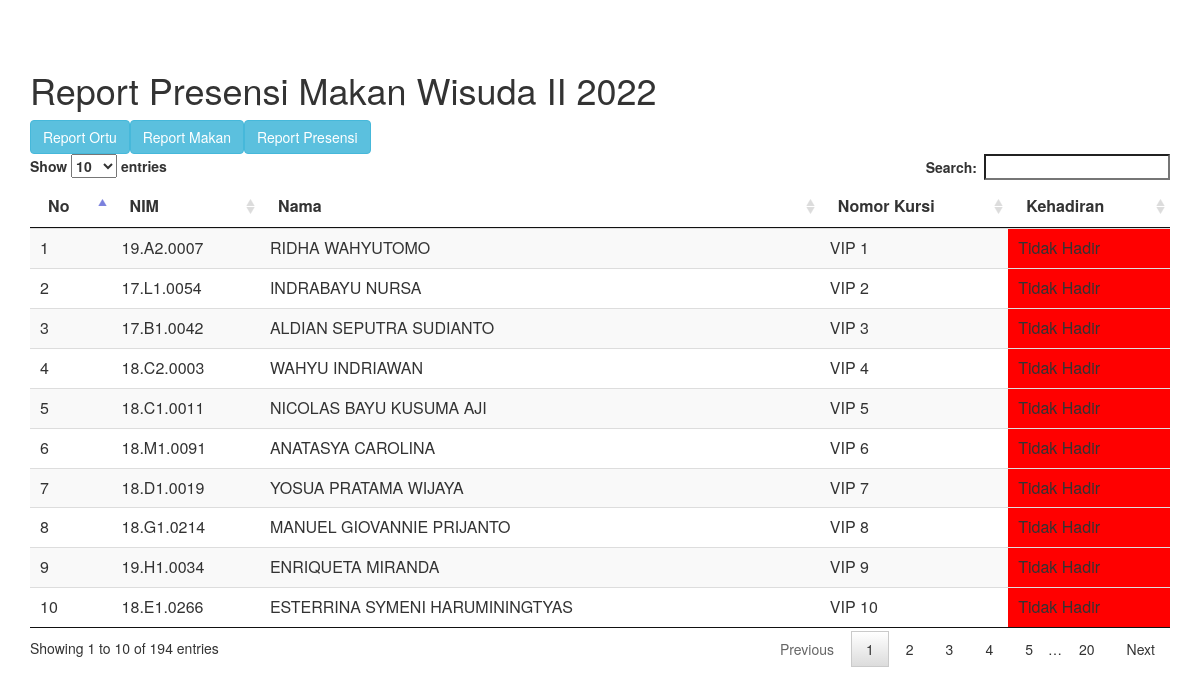
Page /report_makan.php on the committed database.
### tables this page shows
CREATE TABLE `t_wisudawan` (
  `id` int(255) NOT NULL,
  `nama` varchar(255) NOT NULL,
  `nim` varchar(255) NOT NULL,
  `nomorkursi` varchar(255) NOT NULL,
  `prodi` varchar(255) NOT NULL,
  `fakultas` varchar(255) NOT NULL,
  `kodeunik` varchar(255) NOT NULL,
  `undangan_1` varchar(255) NOT NULL,
  `undangan_2` varchar(255) NOT NULL
);

### report_makan.php (the view, shortened to what this page needs)
<link rel="stylesheet" href="css/my/bootstrap.min.css">
<link rel="stylesheet" href="css/my/jquery.dataTables.min.css"></style>
<?php
include 'conn.php';
$sql = "SELECT t_wisudawan.nim, t_wisudawan.nama, t_wisudawan.nomorkursi, t_makan.timestamp FROM t_wisudawan LEFT JOIN t_makan ON t_wisudawan.nim = t_makan.nim ORDER BY t_wisudawan.id ASC";
$query = mysqli_query($conn, $sql);
echo "<div class='container' style='margin-top:50px;'>";
echo "<h1>Report Presensi Makan Wisuda II 2022</h1>";
echo "<a href='report_ortu.php' class='btn btn-info'>Report Ortu</a>";
echo "<a href='report_makan.php' class='btn btn-info'>Report Makan</a>";
echo "<a href='report.php' class='btn btn-info'>Report Presensi</a>";
echo "<table id='table_result' class='table table-striped' style='background:white'>";
echo "<thead>";
echo "<tr>";
echo "<th>No</th>";
echo "<th>NIM</th>";
echo "<th>Nama</th>";
echo "<th>Nomor Kursi</th>";
echo "<th>Kehadiran</th>";
echo "</tr>";
echo "</thead>";
echo "<tbody>";
$i=0;
while ($row = mysqli_fetch_array($query)) {
	$i++;
	echo "<tr>";
	echo "<td>".$i."</td>";
	echo "<td>".$row['nim']."</td>";
	echo "<td>".$row['nama']."</td>";
	echo "<td>".$row['nomorkursi']."</td>";
	if(is_null($row['timestamp']))
	{
		echo "<td style='background:red;'>Tidak Hadir</td>";
	}
	else
	{
		echo "<td style='background:green;''>Hadir</td>";
	}
	echo "</tr>";
}
echo "</tbody>";
echo "</table>";
echo "</div>";
?>

### rows in the picture
t_wisudawan: nim "19.A2.0007", nama "RIDHA WAHYUTOMO", nomorkursi "VIP 1"
t_wisudawan: nim "17.L1.0054", nama "INDRABAYU NURSA", nomorkursi "VIP 2"
t_wisudawan: nim "17.B1.0042", nama "ALDIAN SEPUTRA SUDIANTO", nomorkursi "VIP 3"
t_wisudawan: nim "18.C2.0003", nama "WAHYU INDRIAWAN", nomorkursi "VIP 4"
t_wisudawan: nim "18.C1.0011", nama "NICOLAS BAYU KUSUMA AJI", nomorkursi "VIP 5"
t_wisudawan: nim "18.M1.0091", nama "ANATASYA CAROLINA", nomorkursi "VIP 6"
t_wisudawan: nim "18.D1.0019", nama "YOSUA PRATAMA WIJAYA", nomorkursi "VIP 7"
t_wisudawan: nim "18.G1.0214", nama "MANUEL GIOVANNIE PRIJANTO", nomorkursi "VIP 8"
t_wisudawan: nim "19.H1.0034", nama "ENRIQUETA MIRANDA", nomorkursi "VIP 9"
t_wisudawan: nim "18.E1.0266", nama "ESTERRINA SYMENI HARUMININGTYAS", nomorkursi "VIP 10"
